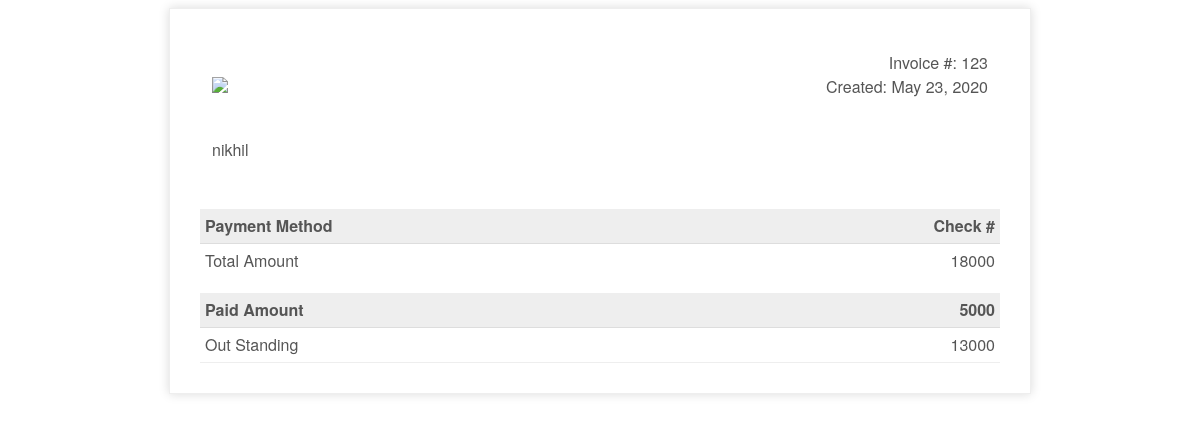
/Invoices/1, run on the app's committed database.
### core/models.py (models this page shows, shortened)
class Invoices(models.Model):
    patient=models.ForeignKey(Patient,on_delete=models.CASCADE)
    Total_Amount=models.IntegerField()
    Paid_Amount=models.IntegerField()
    Outstanding=models.IntegerField()
    Date=models.DateField()

class Patient(models.Model):
    user=models.OneToOneField(Users,on_delete=models.CASCADE,primary_key=True)
    def __str__(self):
        return self.user.username

class Users(AbstractUser):
    PATIENT=1
    DOCTOR=2
    HR=3
    RECEPTIONIST=4
    ROLE_CHOICES = (
        (PATIENT, 'Patient'),
        (DOCTOR, 'Doctor'),
        (HR,'HR'),
        (RECEPTIONIST,'Receptionist')
    )
    GENDER_CHOICES = (
        ('M', 'Male'),
        ('F', 'Female'),
        ('O', 'Other'),
    )
    role = models.PositiveSmallIntegerField(choices=ROLE_CHOICES,null=True,blank=True)
    gender = models.CharField(max_length=1, choices=GENDER_CHOICES)
    age=models.IntegerField(null=True,blank=True)
    phoneno=models.BigIntegerField(null=True,blank=True)
    address=models.TextField(null=True,blank=True)

### core/views.py (the view)
# urls.py: path('Invoices/<int:id>',views.Invoicess,name='Invoice')
def Invoicess(request,id):
    invoice=Invoices.objects.get(id=id)
    return render(request,'invoice.html',{'i':invoice})

### core/templates/invoice.html (shortened to what this page needs)
<!doctype html>
<html>
<head>
</head>
<body>
    <div class="invoice-box">
        <table cellpadding="0" cellspacing="0">
            <tr class="top">
                <td colspan="2">
                    <table>
                        <tr>
                            <td class="title">
                                <img src="https://www.sparksuite.com/images/logo.png" style="width:100%; max-width:300px;">
                            </td>
                            <td>
                                Invoice #: 123<br>
                                Created: {{i.Date}}<br>
                            </td>
                        </tr>
                    </table>
                </td>
            </tr>
            <tr class="information">
                <td colspan="2">
                    <table>
                        <tr>
                            <td>
                                {{i.patient}}<br>
                            </td>
                            <td>
                            </td>
                        </tr>
                    </table>
                </td>
            </tr>
            <tr class="heading">
                <td>
                    Payment Method
                </td>
                <td>
                    Check #
                </td>
            </tr>
            <tr class="details">
                <td>
                    Total Amount
                </td>
                <td>
                    {{i.Total_Amount}}
                </td>
            </tr>
            <tr class="heading">
                <td>
                    Paid Amount
                </td>
                <td>
                    {{i.Paid_Amount}}
                </td>
            </tr>
            <tr class="item">
                <td>
                    Out Standing
                </td>
                <td>
                    {{i.Outstanding}}
                </td>
            </tr>
        </table>
    </div>
</body>
</html>

### core/templates/invoice.html (style rules this page uses)
.invoice-box { max-width: 800px; margin: auto; padding: 30px; border: 1px solid #eee; box-shadow: 0 0 10px rgba(0, 0, 0, .15); font-size: 16px; line-height: 24px; font-family: 'Helvetica Neue', 'Helvetica', Helvetica, Arial, sans-serif; color: #555; }
.invoice-box table { width: 100%; line-height: inherit; text-align: left; }
.invoice-box table td { padding: 5px; vertical-align: top; }
.invoice-box table tr td:nth-child(2) { text-align: right; }
.invoice-box table tr.top table td { padding-bottom: 20px; }
.invoice-box table tr.top table td.title { font-size: 45px; line-height: 45px; color: #333; }
.invoice-box table tr.information table td { padding-bottom: 40px; }
.invoice-box table tr.heading td { background: #eee; border-bottom: 1px solid #ddd; font-weight: bold; }
.invoice-box table tr.details td { padding-bottom: 20px; }
.invoice-box table tr.item td { border-bottom: 1px solid #eee; }

### data on the page
Invoices: Date "May 23, 2020", patient "nikhil", Total_Amount "18000", Paid_Amount "5000", Outstanding "13000"
